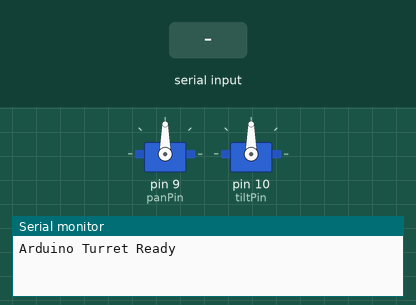
Bench run of a sketch on a simulated Arduino Uno, built with avr-gcc and run on an emulated ATmega328P. Parts: 2 × servo, the last lines printed to the serial monitor. The test bench sets the inputs (shaded band).

Above: at 1.2 s.
1.3 s: "90:45\n" received over Serial
At 2.2 s:
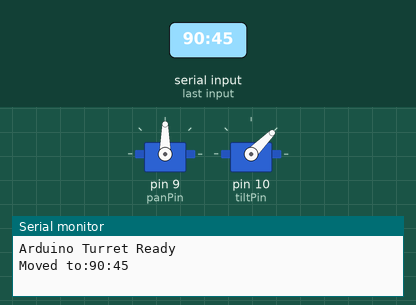
2.8 s: "30:150\n" received over Serial
At 3.5 s:
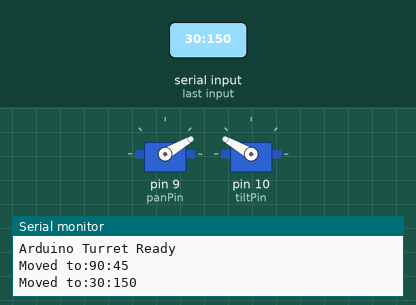
4.3 s: "1:90\n" received over Serial
At 4.7 s:
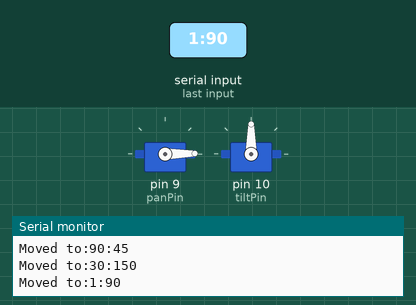
Timing chart, 0 to 7.3 s (numbered marks = the images above; inputs shaded):
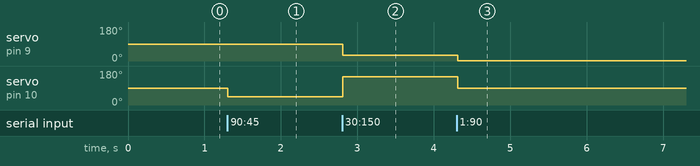

The sketch:

cameramovementcontrol.ino
```cpp
#include <Servo.h>

Servo panServo;
Servo tiltServo;

int panPosition = 90;
int tiltPosition = 90;

const int panPin = 9;
const int tiltPin = 10;

String inputString = "";
boolean stringComplete = false;

void setup() {
  panServo.attach(panPin);
  tiltServo.attach(tiltPin);

  panServo.write(panPosition);
  tiltServo.write(tiltPosition);

  Serial.begin(9600);
  inputString.reserve(200);

  Serial.println("Arduino Turret Ready");
}

void loop() {
  if (stringComplete) {
    processCommand(inputString);
    inputString = "";
    stringComplete = false;
  }

  delay(15);
}

void serialEvent() {
  while (Serial.available()) {
    char inChar = (char)Serial.read();
    inputString += inChar;
    if (inChar == '\n') {
      stringComplete = true;
    }
  }
}

void processCommand(String command) {
  int separatorIndex = command.indexOf(':');

  if (separatorIndex > 0) {
    String panStr = command.substring(0, separatorIndex);
    String tiltStr = command.substring(separatorIndex + 1);

    int newPan = panStr.toInt();
    int newTilt = tiltStr.toInt();

    newPan = constrain(newPan, 0, 180);
    newTilt = constrain(newTilt, 0, 180);

    if (newPan != panPosition) {
      panPosition = newPan;
      panServo.write(panPosition);
    }

    if (newTilt != tiltPosition) {
      tiltPosition = newTilt;
      tiltServo.write(tiltPosition);
    }

    Serial.print("Moved to:");
    Serial.print(panPosition);
    Serial.print(":");
    Serial.println(tiltPosition);
  }
}
```

Measured:
- after the input at 1.3 s, servo on pin 10 (tiltPin): 90° → 45° at once
- after the input at 2.8 s, servo on pin 9 (panPin): 90° → 30° at once; servo on pin 10 (tiltPin): 45° → 150° at once
- after the input at 4.3 s, servo on pin 9 (panPin): 30° → 1° at once; servo on pin 10 (tiltPin): 150° → 90° at once
